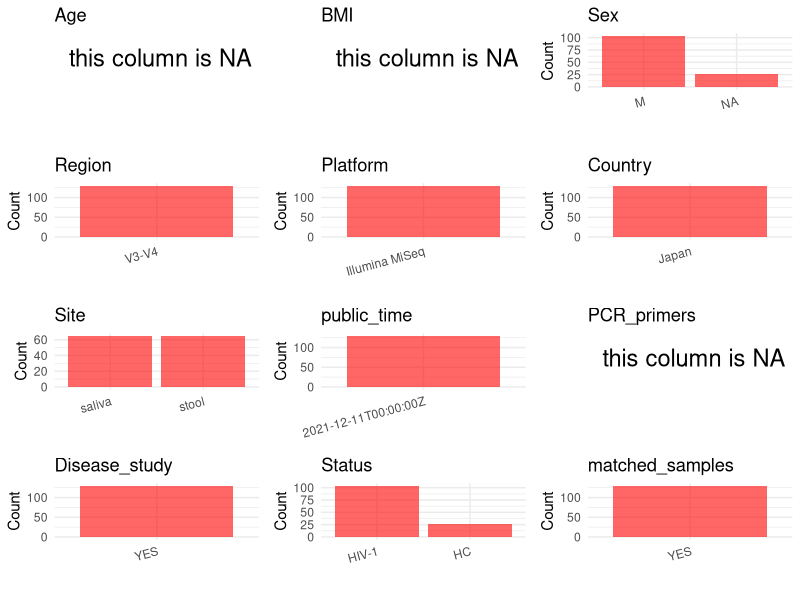

Recreate this plot in R. (Note: this script raises an error after producing the figure.)
## ---- chunk 1
# Load necessary libraries
library(dplyr)
library(ggplot2)
library(cowplot)

# Set working directory (update this path to your local directory)
setwd("D:/oral_project/PRJDB9093")

# Read the initial metadata files
initial_meta<-read.csv("SraRunTable.csv",header = T)

# Combine the two metadata files
#meta <- rbind(initial_meta, initial_meta1)

#Remove entries non-oral samples
#initial_meta <- subset(initial_meta,isolate %in% c("saliva","tongue coat"))

# Check the number of samples containing "HT" in Sample.Name (e.g., healthy controls)
#nrow(subset(meta, grepl("HT", Sample.Name)))

# Display the first few rows of the metadata
head(initial_meta)
## ---- chunk 2
# Create a uniform metadata dataframe
metadata <- data.frame(
  BioProject = initial_meta$BioProject,
  Run = initial_meta$Run,
  sample_name = initial_meta$Sample_name,
  Age = NA,
  BMI = NA,
  #Sex = NA,
  Region = "V3-V4",
  Platform = initial_meta$Instrument,
  Country = initial_meta$geo_loc_name_country,
  #Site = initial_meta$isolate,
  public_time = initial_meta$ReleaseDate,
  stringsAsFactors = FALSE
) %>%
  filter(Platform == "Illumina MiSeq")
## ---- chunk 3
metadata <- metadata %>%
  mutate(
    Sex = case_when(
      grepl("MB", sample_name) ~ "M",  # 如果样本名称包含"A"，则性别为"F"（女性）
      TRUE ~ NA_character_  # 其他所有情况，性别也设为NA
    )
  )
## ---- chunk 4
#get subjects id according to sample id
metadata<-metadata%>%
  mutate(Site=case_when(grepl("saliva",sample_name)~"saliva",grepl("stool",sample_name)~"stool"))

# Add information obtained from the publication
metadata$PCR_primers <- NA
metadata$title <- "Impact of long-term antiretroviral therapy on gut and oral microbiotas in HIV-1-infected patients"
metadata$Disease_study <- "YES"
# Assign disease status based on sample_name patterns
metadata <- metadata %>%
  mutate(Status = case_when(
    grepl("HD", sample_name) ~ "HC",
    grepl("MB", sample_name) ~ "HIV-1"
  ))

#get subjects id according to sample id
metadata$sample_name<-gsub("_stool|_saliva","",metadata$sample_name)
#get subjects id with Saliva available
keep_subjects<-subset(metadata,Site %in% "saliva")
#remove subjects without Saliva samples
metadata<-subset(metadata,sample_name %in% keep_subjects$sample_name)
#get subjects sampling counts
sample_counts <- table(metadata$sample_name)
# Create matched_samples column, any subjects have >=2 samples will be label "YES", otherwise "NO"
metadata$matched_samples <- ifelse(metadata$sample_name %in% names(sample_counts[sample_counts >= 2]), "YES", "NO")
## ---- chunk 5
# Check the number of unique runs and sample names
print(paste("Number of unique runs:", length(unique(metadata$Run))))
print(paste("Number of unique sample names:", length(unique(metadata$sample_name))))
## ---- chunk 6
# Select columns for visualization
plot_data <- metadata %>%
  select(-BioProject, -Run, -sample_name, -title)

# Function to create simple plots for each column
create_simple_plots <- function(data) {
  plots <- list()
  
  for (col in colnames(data)) {
    # Check if the column is all NA
    if (all(is.na(data[[col]]))) {
      # Create an empty plot with text indicating all NA
      p <- ggplot() +
        annotate("text", x = 0.5, y = 0.5, label = "this column is NA", size = 6) +
        labs(title = col) +
        theme_void()
    } else if (is.numeric(data[[col]])) {
      # Numeric variable: histogram
      p <- ggplot(data, aes(x = .data[[col]])) +
        geom_histogram(fill = "blue", alpha = 0.6, bins = 20, na.rm = TRUE) +
        labs(title = col) +
        theme_minimal()
    } else {
      # Categorical variable: bar plot (remove NA values)
      count_data <- as.data.frame(table(data[[col]], useNA = "ifany"))
      p <- ggplot(count_data, aes(x = reorder(Var1, -Freq), y = Freq)) +
        geom_col(fill = "red", alpha = 0.6) +
        labs(title = col, x = NULL, y = "Count") +
        theme_minimal() +
        theme(axis.text.x = element_text(angle = 15, hjust = 1))
    }
    plots[[col]] <- p
  }
  
  return(plots)
}

# Generate and arrange plots
plots <- create_simple_plots(plot_data)
p<-plot_grid(plots$Age, 
          plots$BMI, 
          plots$Sex, 
          plots$Region, 
          plots$Platform, 
          plots$Country, 
          plots$Site,
          plots$public_time, 
          plots$PCR_primers,
          plots$Disease_study,
          plots$Status,
          plots$matched_samples,# add 
          ncol = 3, align = "hv", axis = "lb")
ggsave("Metadata_Summary.png", plot = p, width = 8, height = 6, dpi = 150)
## ---- chunk 7
knitr::include_graphics("Metadata_Summary.png")
## ---- chunk 8
# Reorder columns to match the desired format
metadata <- metadata[, c(
  "BioProject", "Run", "sample_name", "Age", "BMI", "Sex", 
  "Region", "Platform", "Country", "Site", "public_time", 
  "PCR_primers", "title", "Disease_study", "Status","matched_samples"
)]

# Export the uniform metadata to a CSV file
write.csv(metadata, file = "metadata.csv", quote = TRUE)
head(metadata)
